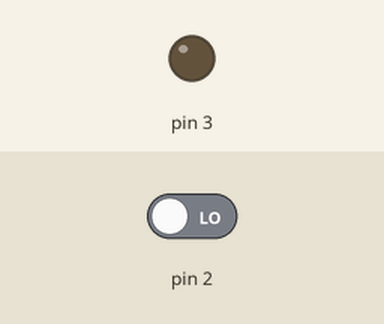
The sketch below on a simulated Arduino Uno, built with avr-gcc and run on an emulated ATmega328P. Parts: output pins drawn as LEDs (lit = HIGH). The test bench sets the inputs (shaded band); at power-on: pin 2 LOW.

Above: at 1.2 s.
1.3 s: pin 2 driven HIGH
At 2.1 s:
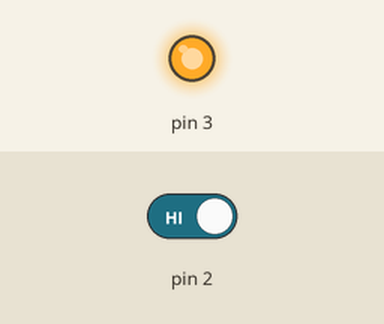
Timing chart, 0 to 4.3 s (numbered marks = the images above; inputs shaded):
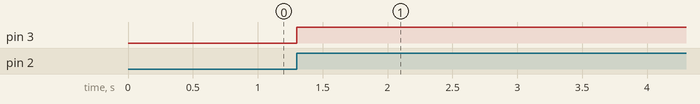

The sketch:

Button_Press_Interrupt.ino
```cpp
volatile char lightOn = 0;
void setup() {
  // put your setup code here, to run once:
    pinMode(3, OUTPUT);
    pinMode(2, INPUT);
}

void loop() {
  // put your main code here, to run repeatedly:
  attachInterrupt(digitalPinToInterrupt(2), buttonPressed, RISING);

}

void buttonPressed() {

  lightOn = !lightOn;

  if (lightOn)
    digitalWrite(3, HIGH);
  else
     digitalWrite(3, LOW);

}
```

Measured:
- after the input at 1.3 s, pin 3: LOW → HIGH at once
